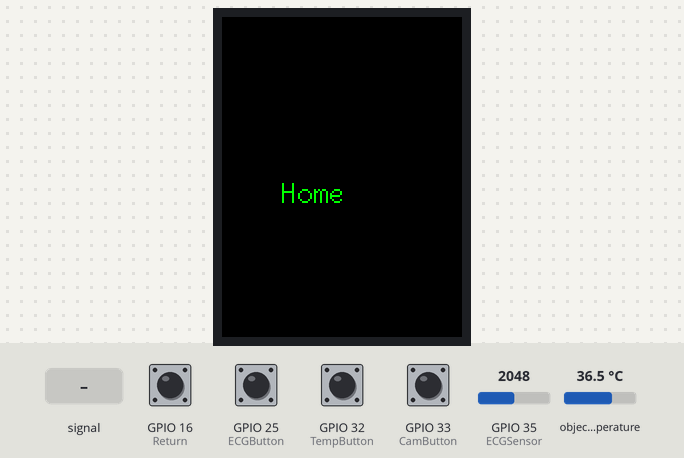
Recording of a sketch running on a simulated ESP32. Shown: 320×240 colour display. The test bench sets the inputs (shaded band); at power-on: GPIO 16 (Return), GPIO 25 (ECGButton), GPIO 32 (TempButton), GPIO 33 (CamButton) HIGH, GPIO 35 (ECGSensor) = 2048, object temperature 36.5 °C. What the sketch prints to the serial monitor is not drawn.

Above: at 1.3 s.
1.4 s: GPIO 25 (ECGButton) pulled LOW for 0.15 s
At 2.6 s:
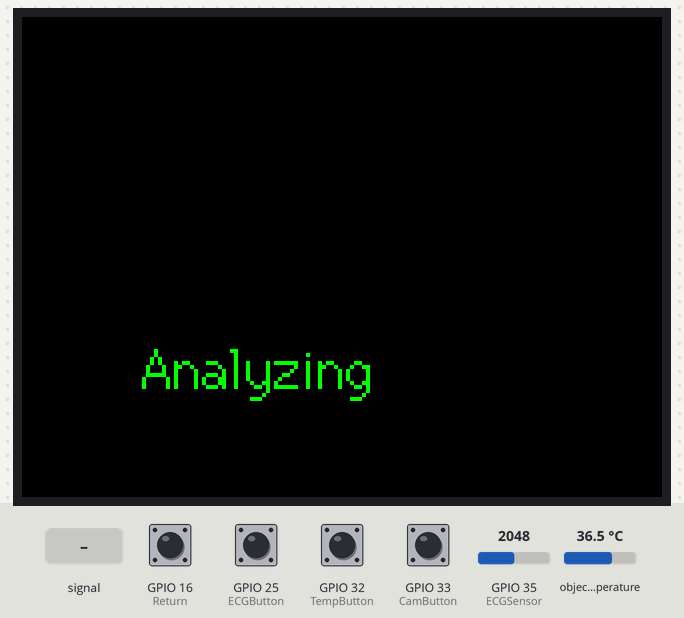
4.5 s: GPIO 32 (TempButton) pulled LOW for 0.15 s
At 5.4 s:
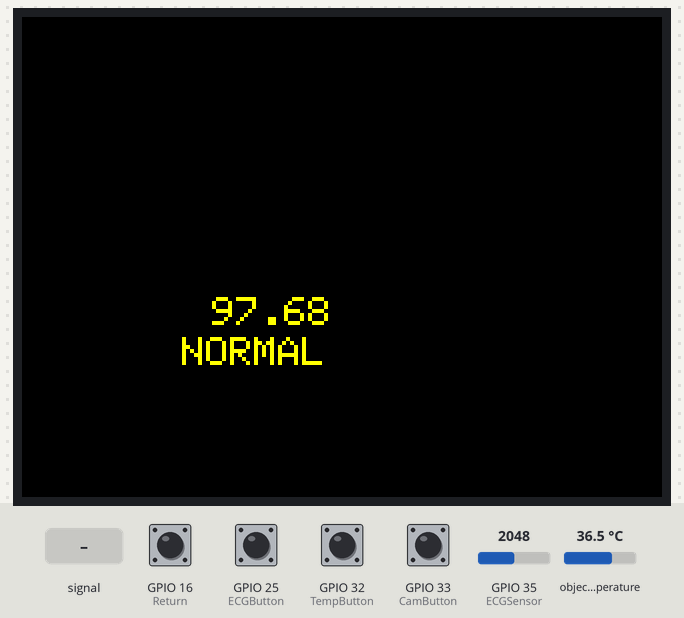
6.1 s: GPIO 33 (CamButton) pulled LOW for 0.15 s
At 7.4 s:
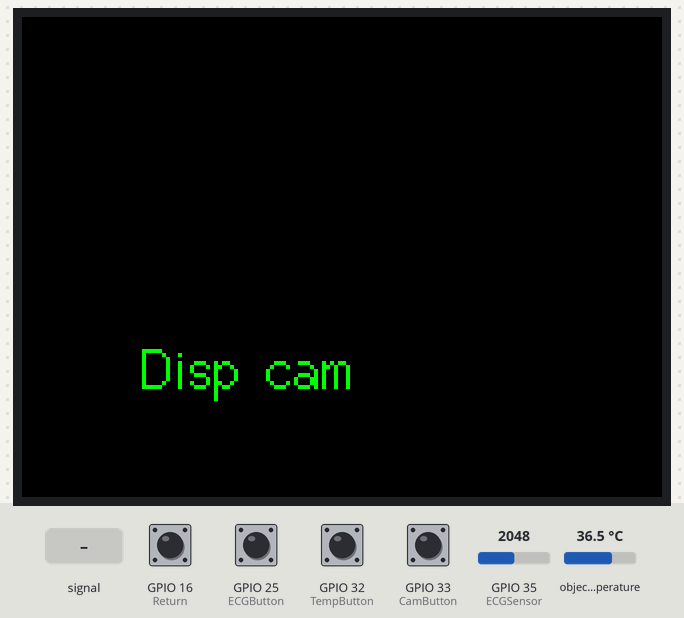
7.7 s: GPIO 16 (Return) pulled LOW for 0.15 s
At 8.9 s:
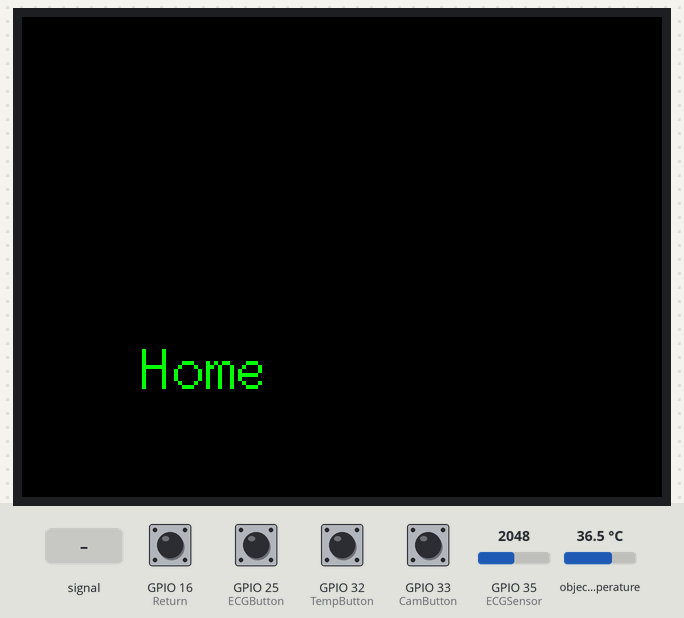
9.5 s: GPIO 25 (ECGButton) pulled LOW for 1 s
At 10.2 s:
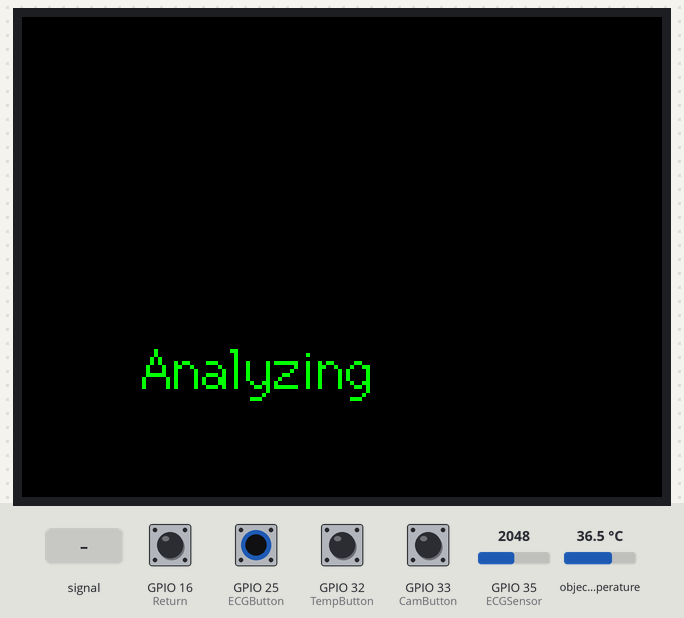
Timing chart, 0 to 12.0 s (numbered marks = the images above; inputs shaded):
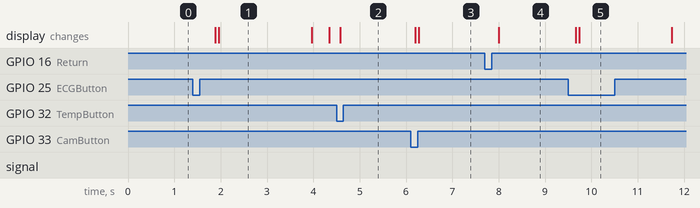

Measured:
- after the input at 1.4 s, the display: first changes after 0.48 s (image 1 shows a later state)
- after the input at 4.5 s, the display: changes after 0.08 s (image 2)
- after the input at 7.7 s, the display: changes after 0.31 s (image 4)
- after the input at 9.5 s, the display: first changes after 0.16 s (image 5 shows a later state)
- what the display in image 1 shows lasts 2.0 s, from 2.0 s to 4.0 s

The sketch:

ECGTempV2.ino
```cpp
//////////////////////////////////////////////////////////////////////////////////   TFT Display
#include <TFT_eSPI.h>
#include <SPI.h>

#define BLACK 0x0000
#define BLUE 0x001F
#define RED 0xF800
#define GREEN 0x07E0
#define CYAN 0x07FF
#define MAGENTA 0xF81F
#define YELLOW 0xFFE0
#define WHITE 0xFFFF
TFT_eSPI tft = TFT_eSPI();  // Invoke library
///////////////////////////////////////////////////////////////////////////////////   Tempreature
#include <Adafruit_MLX90614.h>
Adafruit_MLX90614 mlx = Adafruit_MLX90614();

//////////////////////////////////////////////////////////////////////////////////    Buttons
#define ECGButton 25
#define TempButton 32
#define CamButton 33
#define Return 16
boolean ButtonFlag = false;
int ButtonSelected = 0;

////////////////////////////////////////////////////////////////////////////////// for ECG
int sensor2Val = 0;
int sensor2ValOld = 0;
const int BASEVAL = 1800;
int TopDirection = 1;  // 0=right, 1=left
int CenterDirection = 0;
int BottomDirection = 0;
int loopCounter = 0;
int TopGraphColor = RED;
int CenterGraphColor = GREEN;
int BottomGraphColor = YELLOW;
#define ECGSensor 35

///////////////////////////////////////////////////////////////////////////////////
long tim;

//////////////////////////////////////////////////////////////////////////////////

void IRAM_ATTR HomeFlag()  // used for returning to home after Return button pressed
{
  ButtonSelected = 0;
  ButtonFlag = true;
}

void IRAM_ATTR TempFlag()  // used for returning to home after Return button pressed
{
  ButtonSelected = 2;
  ButtonFlag = true;
}

void IRAM_ATTR CamFlag()  // used for returning to home after Return button pressed
{
  ButtonSelected = 3;
  ButtonFlag = true;
}

void IRAM_ATTR ECGFlag()  // used for returning to home after Return button pressed
{
  ButtonSelected = 1;
  ButtonFlag = true;
}

void setup()
{
  pinMode(ECGButton, INPUT_PULLUP);
  pinMode(TempButton, INPUT_PULLUP);
  pinMode(CamButton, INPUT_PULLUP);
  pinMode(Return, INPUT_PULLUP);

  attachInterrupt(ECGButton, ECGFlag, FALLING);
  attachInterrupt(TempButton, TempFlag, FALLING);
  attachInterrupt(CamButton, CamFlag, FALLING);
  attachInterrupt(Return, HomeFlag, FALLING);

  tft.init();
  tft.setRotation(6);
  tft.setTextSize(2);

  mlx.begin();

  Serial.begin(115200);
}

void getTemp()
{
  while (!ButtonFlag)
  {
    double temp = mlx.readObjectTempF();
    Serial.println("Tempreature is: " + String(temp));
    tft.fillScreen(BLACK);
    tft.setTextSize(2);
    if (temp < 94)
    {
      tft.setTextColor(GREEN);
      tft.setCursor(95, 140);
      tft.println(temp);
      tft.setCursor(80, 160);
      tft.println("Standby");
      delay(250);

    }
    else if (temp > 94 && temp < 100) {
      tft.setTextColor(YELLOW);
      tft.setCursor(95, 140);
      tft.println(temp);
      tft.setCursor(80, 160);
      tft.println("NORMAL");
      delay(250);

    }
    else if (temp > 100) {
      tft.setTextColor(BLUE);
      tft.setCursor(95, 140);
      tft.println(temp);
      tft.setCursor(80, 160);
      tft.println("FEVER !");
      delay(250);

    }

    //    tft.fillScreen(BLACK);
    //    tft.setTextColor(GREEN, BLACK); //font colour / bg colour
    //    tft.drawString("Disp Temp", 60, 160, 4);
    if (ButtonFlag == true)
      return;
    delay(125);
  }
}

void getECG()
{
  tft.fillScreen(BLACK);
  tft.setRotation(3);
  int minVal = 1000;

  tim = millis();

  while (millis() - tim <= 2000)
  {
    tft.setRotation(7);
    tft.drawString("Analyzing", 60, 160, 2);
    if (analogRead(ECGSensor) < minVal)
      minVal = analogRead(ECGSensor);
     Serial.println(analogRead(ECGSensor));

  }


  tft.fillScreen(BLACK);
  minVal += 5;

  while (!ButtonFlag)
  {
    Serial.println(analogRead(ECGSensor));
    if (ButtonFlag)
      break;
    sensor2Val = analogRead(ECGSensor); // read sensor data

    //Serial.println(sensor2Val);

    int audioVal = sensor2Val; // raw

    if (audioVal > BASEVAL)
      audioVal = 2 * BASEVAL - audioVal;

    int sensor2Transposed = (sensor2Val - tft.height()) / 18 ;

    //draw center graph
    if (CenterDirection == 0)
      tft.drawLine(loopCounter, sensor2ValOld, loopCounter + 1, sensor2Transposed, CenterGraphColor);
    else
      tft.drawLine(tft.width() - loopCounter + 1, sensor2ValOld, tft.width() - loopCounter, sensor2Transposed, CenterGraphColor);


    sensor2ValOld = sensor2Transposed;

    if (loopCounter == tft.width()  )
    {
      loopCounter = 0;
      tft.fillScreen(BLACK);
    }
    else
    {
      loopCounter = loopCounter + 1;
    }
    delay(7);  // 7
  }
}

void getCam()
{
  while (!ButtonFlag)
  {
    tft.fillScreen(BLACK);
    tft.setTextColor(GREEN, BLACK); //font colour / bg colour
    tft.drawString("Disp cam", 60, 160, 2);
    if (ButtonFlag == true)
      return;
    delay(500);
  }
}

void gotoHome()
{
  while (!ButtonFlag)
  {
    tft.fillScreen(BLACK);
    tft.setTextColor(GREEN, BLACK); //font colour / bg colour
    tft.drawString("Home", 60, 160, 2);
    if (ButtonFlag == true)
      return;
    delay(500);
  }
}

void loop()
{
  if (ButtonFlag == true)
    ButtonFlag = false;


  switch (ButtonSelected)
  {
    case 0:
      gotoHome();
      break;
    case 1:
      getECG();
      break;
    case 2:
      getTemp();
      break;
    case 3:
      getCam();
      break;
    default:
      break;
  }
}
```
